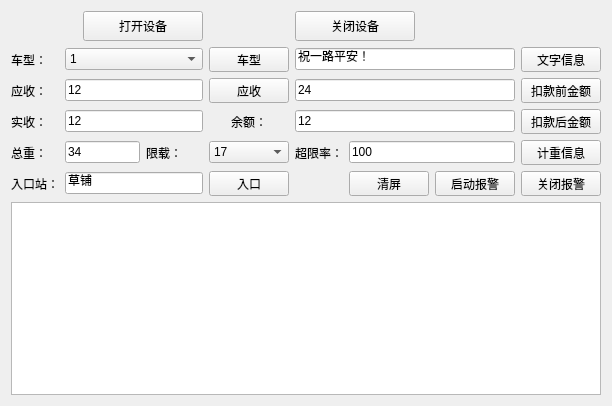
<?xml version="1.0" encoding="UTF-8"?>
<ui version="4.0">
 <class>TestFD</class>
 <widget class="QWidget" name="TestFD">
  <property name="geometry">
   <rect>
    <x>0</x>
    <y>0</y>
    <width>612</width>
    <height>406</height>
   </rect>
  </property>
  <property name="windowTitle">
   <string>Form</string>
  </property>
  <layout class="QGridLayout" name="gridLayout">
   <item row="0" column="3" colspan="2">
    <widget class="QToolButton" name="pushButton_openDev">
     <property name="minimumSize">
      <size>
       <width>120</width>
       <height>30</height>
      </size>
     </property>
     <property name="text">
      <string>打开设备</string>
     </property>
    </widget>
   </item>
   <item row="0" column="6" colspan="2">
    <widget class="QToolButton" name="pushButton_closeDev">
     <property name="minimumSize">
      <size>
       <width>120</width>
       <height>30</height>
      </size>
     </property>
     <property name="text">
      <string>关闭设备</string>
     </property>
    </widget>
   </item>
   <item row="1" column="0">
    <widget class="QLabel" name="label">
     <property name="text">
      <string>车型：</string>
     </property>
    </widget>
   </item>
   <item row="1" column="2" colspan="3">
    <widget class="QComboBox" name="comboBox_vheClass">
     <item>
      <property name="text">
       <string>1</string>
      </property>
     </item>
     <item>
      <property name="text">
       <string>2</string>
      </property>
     </item>
     <item>
      <property name="text">
       <string>3</string>
      </property>
     </item>
     <item>
      <property name="text">
       <string>4</string>
      </property>
     </item>
     <item>
      <property name="text">
       <string>11</string>
      </property>
     </item>
     <item>
      <property name="text">
       <string>12</string>
      </property>
     </item>
     <item>
      <property name="text">
       <string>13</string>
      </property>
     </item>
     <item>
      <property name="text">
       <string>14</string>
      </property>
     </item>
     <item>
      <property name="text">
       <string>15</string>
      </property>
     </item>
    </widget>
   </item>
   <item row="1" column="5">
    <widget class="QToolButton" name="pushButton_vehClass">
     <property name="minimumSize">
      <size>
       <width>80</width>
       <height>25</height>
      </size>
     </property>
     <property name="text">
      <string>车型</string>
     </property>
    </widget>
   </item>
   <item row="1" column="6" colspan="3">
    <widget class="QLineEdit" name="lineEdit_text">
     <property name="text">
      <string>祝一路平安！</string>
     </property>
    </widget>
   </item>
   <item row="1" column="9">
    <widget class="QToolButton" name="pushButton_Text">
     <property name="minimumSize">
      <size>
       <width>80</width>
       <height>25</height>
      </size>
     </property>
     <property name="text">
      <string>文字信息</string>
     </property>
    </widget>
   </item>
   <item row="2" column="0">
    <widget class="QLabel" name="label_2">
     <property name="text">
      <string>应收：</string>
     </property>
    </widget>
   </item>
   <item row="2" column="2" colspan="3">
    <widget class="QLineEdit" name="lineEdit_fare">
     <property name="text">
      <string>12</string>
     </property>
    </widget>
   </item>
   <item row="2" column="5">
    <widget class="QToolButton" name="pushButton_Fare">
     <property name="minimumSize">
      <size>
       <width>80</width>
       <height>25</height>
      </size>
     </property>
     <property name="text">
      <string>应收</string>
     </property>
    </widget>
   </item>
   <item row="2" column="6" colspan="3">
    <widget class="QLineEdit" name="lineEdit_before">
     <property name="text">
      <string>24</string>
     </property>
    </widget>
   </item>
   <item row="2" column="9">
    <widget class="QToolButton" name="pushButton_Before">
     <property name="minimumSize">
      <size>
       <width>80</width>
       <height>25</height>
      </size>
     </property>
     <property name="text">
      <string>扣款前金额</string>
     </property>
    </widget>
   </item>
   <item row="3" column="0">
    <widget class="QLabel" name="label_3">
     <property name="text">
      <string>实收：</string>
     </property>
    </widget>
   </item>
   <item row="3" column="2" colspan="3">
    <widget class="QLineEdit" name="lineEdit_fared">
     <property name="text">
      <string>12</string>
     </property>
    </widget>
   </item>
   <item row="3" column="5">
    <widget class="QLabel" name="label_4">
     <property name="text">
      <string>余额：</string>
     </property>
     <property name="alignment">
      <set>Qt::AlignCenter</set>
     </property>
    </widget>
   </item>
   <item row="3" column="6" colspan="3">
    <widget class="QLineEdit" name="lineEdit_after">
     <property name="text">
      <string>12</string>
     </property>
    </widget>
   </item>
   <item row="3" column="9">
    <widget class="QToolButton" name="pushButton_After">
     <property name="minimumSize">
      <size>
       <width>80</width>
       <height>25</height>
      </size>
     </property>
     <property name="text">
      <string>扣款后金额</string>
     </property>
    </widget>
   </item>
   <item row="4" column="0">
    <widget class="QLabel" name="label_5">
     <property name="text">
      <string>总重：</string>
     </property>
    </widget>
   </item>
   <item row="4" column="2" colspan="2">
    <widget class="QLineEdit" name="lineEdit_totalwt">
     <property name="text">
      <string>34</string>
     </property>
    </widget>
   </item>
   <item row="4" column="4">
    <widget class="QLabel" name="label_6">
     <property name="text">
      <string>限载：</string>
     </property>
    </widget>
   </item>
   <item row="4" column="5">
    <widget class="QComboBox" name="comboBox_limitw">
     <item>
      <property name="text">
       <string>17</string>
      </property>
     </item>
     <item>
      <property name="text">
       <string>25</string>
      </property>
     </item>
     <item>
      <property name="text">
       <string>35</string>
      </property>
     </item>
     <item>
      <property name="text">
       <string>43</string>
      </property>
     </item>
     <item>
      <property name="text">
       <string>49</string>
      </property>
     </item>
    </widget>
   </item>
   <item row="4" column="6">
    <widget class="QLabel" name="label_7">
     <property name="text">
      <string>超限率：</string>
     </property>
    </widget>
   </item>
   <item row="4" column="7" colspan="2">
    <widget class="QLineEdit" name="lineEdit_overrate">
     <property name="text">
      <string>100</string>
     </property>
    </widget>
   </item>
   <item row="4" column="9">
    <widget class="QToolButton" name="pushButton_Weight">
     <property name="minimumSize">
      <size>
       <width>80</width>
       <height>25</height>
      </size>
     </property>
     <property name="text">
      <string>计重信息</string>
     </property>
    </widget>
   </item>
   <item row="5" column="0" colspan="2">
    <widget class="QLabel" name="label_8">
     <property name="text">
      <string>入口站：</string>
     </property>
    </widget>
   </item>
   <item row="5" column="2" colspan="3">
    <widget class="QLineEdit" name="lineEdit_EnStation">
     <property name="text">
      <string>草铺</string>
     </property>
    </widget>
   </item>
   <item row="5" column="5">
    <widget class="QToolButton" name="pushButton_EnStation">
     <property name="minimumSize">
      <size>
       <width>80</width>
       <height>25</height>
      </size>
     </property>
     <property name="text">
      <string>入口</string>
     </property>
    </widget>
   </item>
   <item row="5" column="7">
    <widget class="QToolButton" name="pushButton_ClearAll">
     <property name="minimumSize">
      <size>
       <width>80</width>
       <height>25</height>
      </size>
     </property>
     <property name="text">
      <string>清屏</string>
     </property>
    </widget>
   </item>
   <item row="5" column="8">
    <widget class="QToolButton" name="pushButton_StarAlarm">
     <property name="minimumSize">
      <size>
       <width>80</width>
       <height>25</height>
      </size>
     </property>
     <property name="text">
      <string>启动报警</string>
     </property>
    </widget>
   </item>
   <item row="5" column="9">
    <widget class="QToolButton" name="pushButton_EndAlarm">
     <property name="minimumSize">
      <size>
       <width>80</width>
       <height>25</height>
      </size>
     </property>
     <property name="text">
      <string>关闭报警</string>
     </property>
    </widget>
   </item>
   <item row="6" column="0" colspan="10">
    <widget class="QTextEdit" name="textEdit"/>
   </item>
  </layout>
 </widget>
 <resources/>
 <connections/>
</ui>
